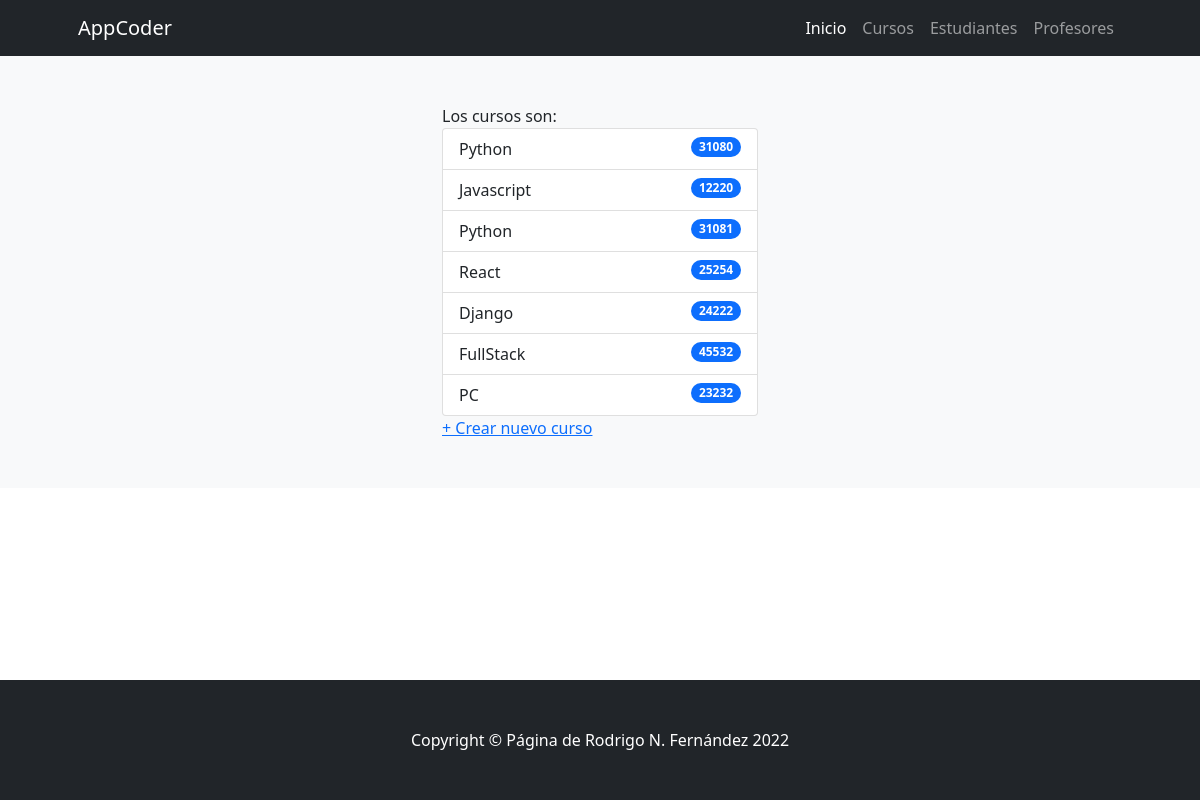
The app's page /coderapp/cursos/ with its own data.
### ProyectoCoderApp/models.py (models this page shows)
class Curso(models.Model):
    nombre = models.CharField(max_length=30) # Texto
    comision = models.IntegerField()

### ProyectoCoderApp/views.py (the view)
# urls.py: path('cursos/',cursos,name="cursos"),
def cursos(request):
    cursos=Curso.objects.all()
    return render(request,'ProyectoCoderApp/cursos.html',{"cursos":cursos})

### ProyectoCoderApp/templates/ProyectoCoderApp/cursos.html (shortened to what this page needs)
{% extends 'ProyectoCoderApp/base.html' %}
{% load static %}
{% block contenidoPagina %}
<section class="bg-light py-5">
    <div class="container px-5">
        <div class="row gx-5 justify-content-center">
            <div class="col-lg-4">
                Los cursos son:
                <ul class="list-group">
                    {% for curso in cursos %}
                        <li class="list-group-item d-flex justify-content-between align-items-start">
                            {{ curso.nombre }}
                            <span class="badge bg-primary rounded-pill">{{ curso.comision }}</span>
                        </li>
                    {% endfor %}
                </ul>
                <a href="{% url 'crear_curso' %}"> + Crear nuevo curso </a>
            </div>
        </div>
    </div>
</section>
{% endblock %}

### records on screen
Curso: nombre "Python", comision "31080"
Curso: nombre "Javascript", comision "12220"
Curso: nombre "Python", comision "31081"
Curso: nombre "React", comision "25254"
Curso: nombre "Django", comision "24222"
Curso: nombre "FullStack", comision "45532"
Curso: nombre "PC", comision "23232"
